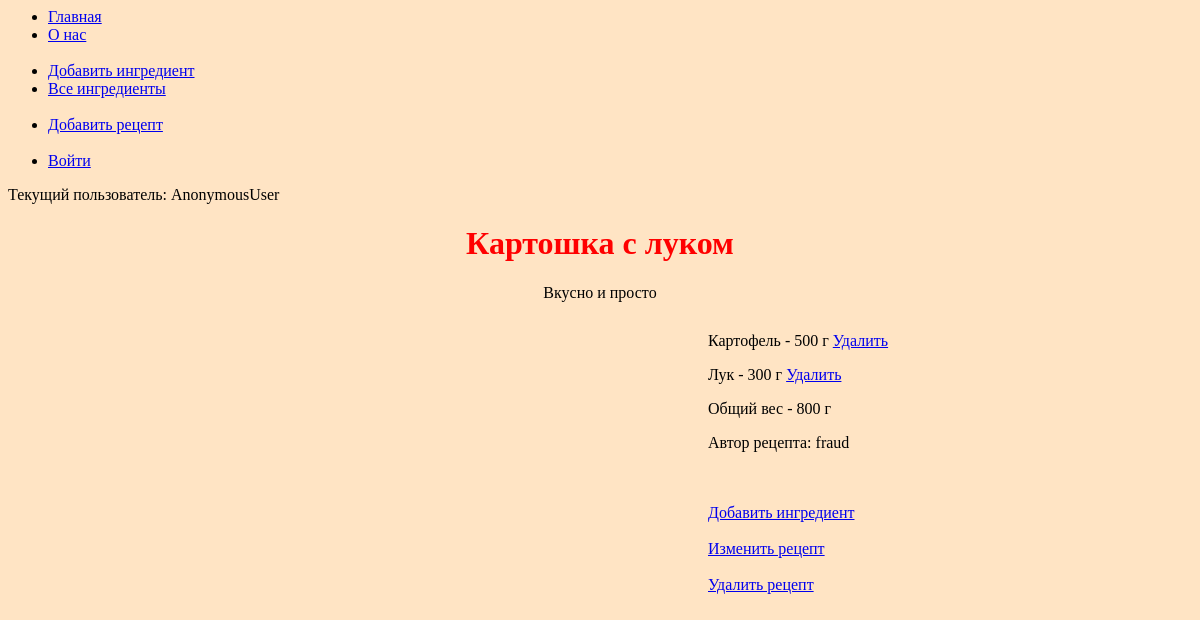
The page /recipe/5/ on the database its author committed.
### recipe_catalog/models.py (models this page shows, shortened)
class Recipe(models.Model):
    name = models.CharField(max_length=300)
    ingredients = models.ManyToManyField(Ingredient, through="RecipeIngredient")
    desc = models.CharField(max_length=300, default="")
    author = models.ForeignKey(User, verbose_name='Автор рецепта', on_delete=models.CASCADE, null=True)

class RecipeIngredient(models.Model):
    recipe = models.ForeignKey(Recipe, on_delete=models.CASCADE)
    ingredient = models.ForeignKey(Ingredient, on_delete=models.CASCADE)
    weight = models.IntegerField(default=0)
    class Meta:
        constraints = [
            models.UniqueConstraint(
                fields=['recipe', 'ingredient'],
                name='unique recipes ingredients'
            )
        ]

class Ingredient(models.Model):
    name = models.CharField(max_length=255)

### recipe_catalog/views.py (the view)
# urls.py: path('recipe/<int:pk>/', recipe_detail, name='recipe_detail'),
def recipe_detail(request, pk):
    template = 'recipe_catalog/recipe.html'
    recipe = Recipe.objects.get(pk=pk)
    ingredients = recipe.recipeingredient_set.all().order_by('ingredient__name')
    total_weight = calc_weight(ingredients)
    context = {
        'title': recipe.name,
        'recipe_id': pk,
        'recipe_desc': recipe.desc,
        'ingredients': recipe.recipeingredient_set.all().order_by('ingredient__name'),
        'total_weight': total_weight,
        'author': recipe.author,
    }
    return render(request, template, context)

### recipe_catalog/views.py (called while the page is built)
def calc_weight(ingredients):
    total = 0
    for ingredient in ingredients:
        total += ingredient.weight
    return total

### templates/recipe_catalog/recipe.html
{% extends "base.html" %}
{% block content %}
    <h1 class="content">{{title}}</h1>
    <p class="content">{{recipe_desc}}</p>
    <div class="ingredient">
        {% for ingredient in ingredients %}
            <p>{{ingredient.ingredient.name}} - {{ingredient.weight}} г
            <a href="{% url 'recipe_catalog:delete_recipe_ingredient' recipe_id ingredient.id %}">Удалить</a></p>
        {% endfor %}
        <p>Общий вес - {{total_weight}} г</p>
        <p>Автор рецепта: {{author}}</p>
        <br><br>
        {% if not user.is_authenticated %}
            <a href="http://127.0.0.1:8000/auth/login/">Добавить ингредиент</a>
            <br><br>
            <a href="http://127.0.0.1:8000/auth/login/">Изменить рецепт</a>
            <br><br>
            <a href="http://127.0.0.1:8000/auth/login/">Удалить рецепт</a>
        {% else %}
            <a href="{% url 'recipe_catalog:ingredient_to_recipe' recipe_id %}">Добавить ингредиент</a>
            <br><br>
            <a href="{% url 'recipe_catalog:recipe_edit' recipe_id %}">Изменить рецепт</a>
            <br><br>
            <a href="{% url 'recipe_catalog:recipe_delete' recipe_id %}">Удалить рецепт</a>
        {% endif %}
    </div>
{% endblock %}

### static/css/style.css (style rules this page uses)
h1 { color: red; }
body { background-color:bisque; }
.content { text-align: center; }
.ingredient { text-align: left; margin-top: 30px; margin-left: 700px; }

### rows shown on the page
Recipe: name "Картошка с луком", desc "Вкусно и просто"
RecipeIngredient: ingredient.name "Картофель", weight "500"
RecipeIngredient: ingredient.name "Лук", weight "300"

### other values the page prints
{{ request.user }} "AnonymousUser"
{{ total_weight }} "800"
{{ author }} "fraud"
